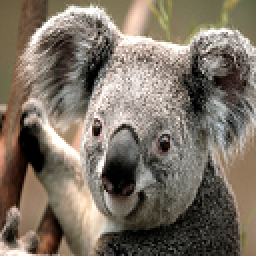
#> input picture q-17 Laplacian filter/Koala_small.bmp, 128 x 128 px (shown 2 times larger)
$ python q-17.py   (older library calls are emulated)
#> lines starting #> are read from the running program, lines starting #| are printed output that depends on the picture
#> further down, img is the input picture: shape (128, 128, 3); mean B, G, R 101, 113.7, 124.4
import cv2
import numpy as np

def gray(img):
    red = img[:, :, 2].copy()
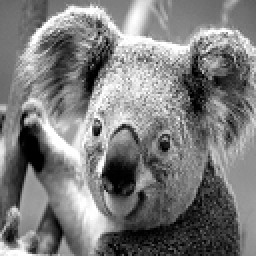
#> red: shape (128, 128) (shown 2 times larger); min 0, max 255, mean 124.4
    green = img[:, :, 1].copy()
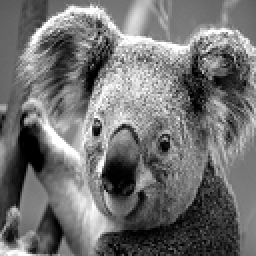
#> green: shape (128, 128) (shown 2 times larger); min 0, max 255, mean 113.7
    blue = img[:, :, 0].copy()
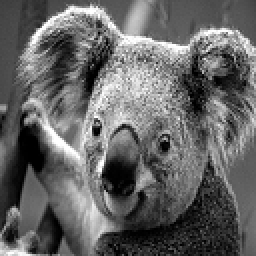
#> blue: shape (128, 128) (shown 2 times larger); min 0, max 255, mean 101
    Y = 0.21626*red + 0.7152*green + 0.0722*blue
    return Y.astype(np.uint8)

img = cv2.imread("Koala_small.bmp")
gray = gray(img)

size_lank = 1
k_size = (size_lank*2)+1
result = gray.copy().astype(np.float)
answer = 0*result
#> answer: shape (128, 128) float64; every value is 0
count = 0

#0 padding
H, W = gray.shape
#> H = 128; W = 128
out = np.zeros((H + size_lank*2, W + size_lank*2), dtype = np.float)
out[size_lank:size_lank + H, size_lank:size_lank + W] = gray.copy()
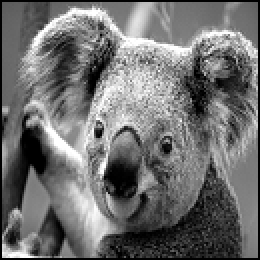
#> out: shape (130, 130) float64 (shown 2 times larger); min 0, max 255, mean 111.5

#kernel
k = np.array([[ 0, 1, 0],[1, -4, 1],[0, 1, 0]])

for i in range(img.shape[1]):
    for j in range(img.shape[0]):
        im = out.copy()
        im_k = np.sum(out[j : j+k_size, i : i+k_size]*k)
        answer[j, i] = im_k
        count += 1
        print(count)
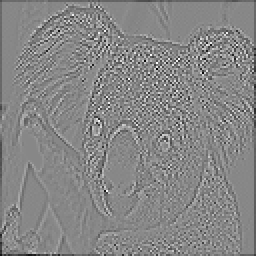
#> answer: shape (128, 128) float64 (shown 2 times larger); min -449, max 395, mean -3.5; drawn with min black and max white
#> after the loop, count = 16384


cv2.imwrite("answer1.bmp", answer)
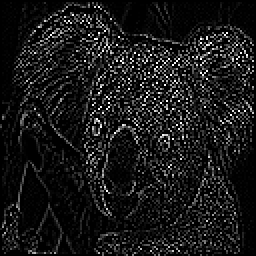
#> saved as answer1.bmp: shape (128, 128) (shown 2 times larger); min 0, max 255, mean 24.5
cv2.imshow("result1", answer)
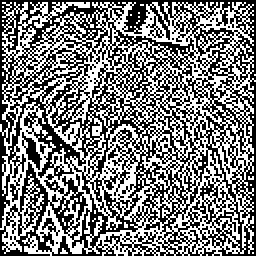
#> window 'result1': shape (128, 128) (shown 2 times larger); 48.6% white in thin lines or dots

cv2.waitKey(0)
#> (the run stopped early here; a loop or call above may not have finished)
